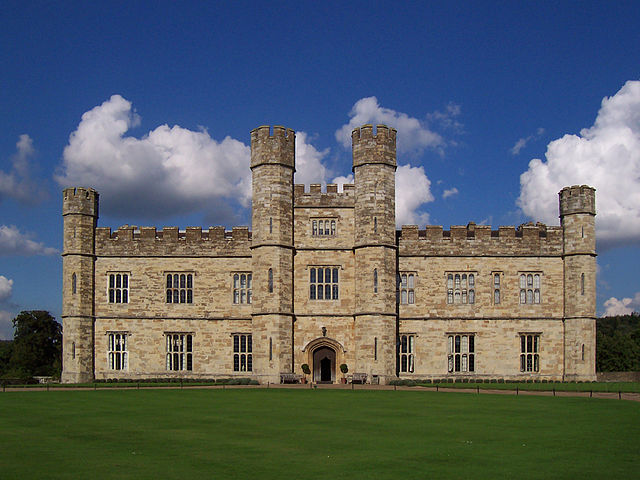
#> input picture ICE-7_data/001.jpg, 640 x 480 px, found by its file name
$ jupyter execute ICE_10.ipynb
#> lines starting #> are read from the running program, lines starting #| are printed output that depends on the picture
## ICE-10. Image Transforms
Please download the input image from the following link:<br>
https://drive.google.com/file/d/11WCiKcdtXhbhaOnS4Y1VZfZgSQG9zWVo/view?usp=share_link <br><br>

###**Fast Fourier Transform Tutorial**

The 2-dimensional Fast Fourier Transform should be computed first.

Move the zero-frequency component to the middle of the spectrum in step two.

Reverse Step 2 by moving the zero-frequency component back to its original position in Step 3.

Fourth step: Reverse
The 2-dimensional inverse Fast Fourier Transform should be calculated in step 1.

[cell 1]
import cv2
import numpy as np
import matplotlib.pyplot as p
from math import sqrt,exp

p.figure(figsize=(6.4*5, 4.8*5), constrained_layout=False)

img = cv2.imread("001.jpg", 0)
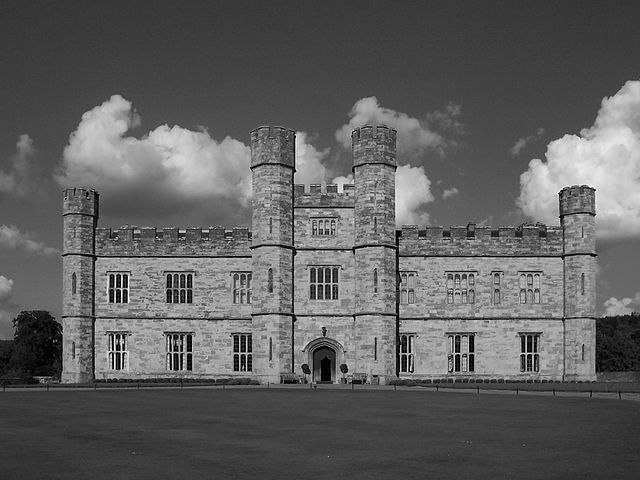
#> img: shape (480, 640); min 0, max 255, mean 94.9
p.subplot(151), p.imshow(img, "gray"), p.title("Original Image")

original = np.fft.fft2(img)
p.subplot(152), p.imshow(np.log(1+np.abs(original)), "gray"), p.title("Spectrum")

center = np.fft.fftshift(original)
p.subplot(153), p.imshow(np.log(1+np.abs(center)), "gray"), p.title("Centered Spectrum")

inv_center = np.fft.ifftshift(center)
p.subplot(154), p.imshow(np.log(1+np.abs(inv_center)), "gray"), p.title("Decentralized")

processed_img = np.fft.ifft2(inv_center)
p.subplot(155), p.imshow(np.abs(processed_img), "gray"), p.title("Processed Image")

p.show()
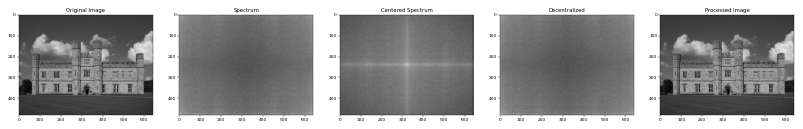
#> figure drawn by matplotlib, 5 panels

[cell 2]
def distance(point1,point2):
    return sqrt((point1[0]-point2[0])**2 + (point1[1]-point2[1])**2)

def idealFilterLP(D0,imgShape):
#> called with D0 = 20, imgShape = (480, 640)
    base = np.zeros(imgShape[:2])
    rows, cols = imgShape[:2]
    center = (rows/2,cols/2)
    for x in range(cols):
        for y in range(rows):
            if distance((y,x),center) < D0:
                base[y,x] = 1
    return base

def idealFilterHP(D0,imgShape):
#> called with D0 = 20, imgShape = (480, 640)
    base = np.ones(imgShape[:2])
    rows, cols = imgShape[:2]
    center = (rows/2,cols/2)
    for x in range(cols):
        for y in range(rows):
            if distance((y,x),center) < D0:
                base[y,x] = 0
    return base

# Question 1

### What is Fourier Transform ?

### What is Fast Fourier Transform ?

### What is difference between Fast Fourier Transform and Fourier Transform ?

### Which is better FT or FFT ? If so why ?

## Answer Here

**Answer** : Using the Fourier Transform, a waveform can be reduced into a new representation that is comprised of sine and cosine functions with varying frequencies. The Fourier Transform shows that any waveform may be expressed as the sum of sinusoidals.

**Answer** : Through this technique, a signal's separate spectral components are broken down, and frequency information about the signal is also provided. FFTs are used for quality control, defect identification, and machine or system condition monitoring.

**Answer** : Functions that depend on frequency or amplitude are distinguished from those that depend on time or space using a Fourier Transform (FT). where as a certain DFT algorithm is known as FFT (FFT).

**Answer** : The Fast Fourier Transform (FFT) and the Fourier Transform (FT) vary primarily in that the FFT uses a discrete input while the FT uses a continuous input. Using DFT, a sequence (a discrete signal) is dissected into its constituent frequencies. This discrete time-domain signal can be transformed into a frequency-domain using the FFT method. As FFT uses discrete inputs it is more efficient than that of FT.

## Task 1

### By using above function please plot these filters with proper labels

- Ideal low Pass Filter
- Ideal High Pass Filter

[cell 3]
#code here
from scipy import fftpack

img = cv2.imread("001.jpg", 0)
p.figure(figsize=(6.4*5, 4.8*5), constrained_layout=False)
p.subplot(131), p.imshow(img, "gray"), p.title("Original Image")
#convert image to numpy array
image1_np=np.array(img)

# Low Pass filter
p.subplot(132), p.imshow(np.abs(idealFilterLP(20,img.shape)), "gray"), p.title(" Ideal Low Pass Filter")

# High pass Filter
p.subplot(133), p.imshow(np.abs(idealFilterHP(20,img.shape)), "gray"), p.title("Ideal High Pass Filter")
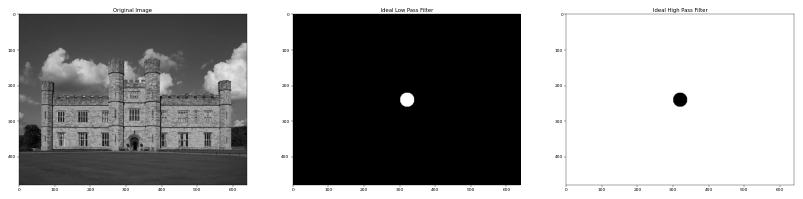
#> figure drawn by matplotlib, 3 panels

## Task 2

### Just like above function of ideal filter , Write functions for the following filters

- Butterworth low Pass Filter
- Butterworth High Pass Filter
- Gaussian low pass Filter
- Gaussian High pass Filter

[cell 4]
f = cv2.imread('001.jpg',0)

p.figure(figsize=(6.4*5, 4.8*5), constrained_layout=False)
p.subplot(131), p.imshow(f, "gray"), p.title("Original Image")

# Butterwort Low Pass Filter
def ButterWorthLP(D0,f,order):
#> called with D0 = 10, order = 10
  M,N = f.shape
#> M = 480; N = 640
  H = np.zeros((M,N), dtype=np.float32)
  for u in range(M):
    for v in range(N):
      D = np.sqrt((u-M/2)**2 + (v-N/2)**2)
      H[u,v] = 1 / (1 + (D/D0)**order)
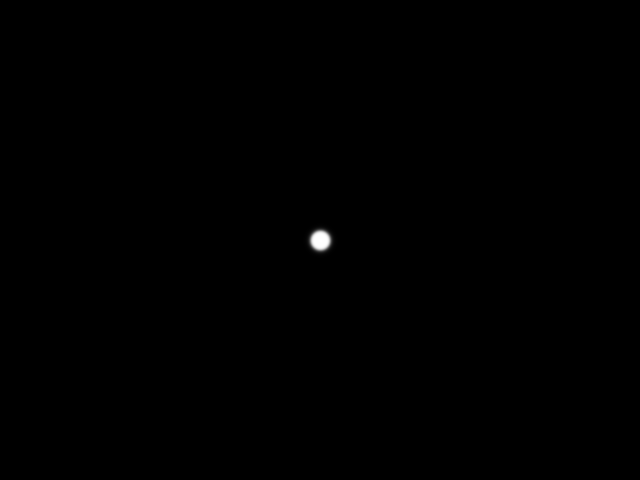
#> H: shape (480, 640) float32; min 9.54e-17, max 1, mean 0.00109
  return H

L = ButterWorthLP(10,f,10)
p.subplot(132), p.imshow(L, "gray"), p.title("Butterworth LP Filter output")
def ButterWorthHP(D0,f,order):
#> called with D0 = 10, order = 1
  M,N = f.shape
#> M = 480; N = 640
  HPF = np.zeros((M,N), dtype=np.float32)
  for u in range(M):
    for v in range(N):
      D = np.sqrt((u-M/2)**2 + (v-N/2)**2)
      HPF[u,v] = 1 / (1 + (D0/D)**order)
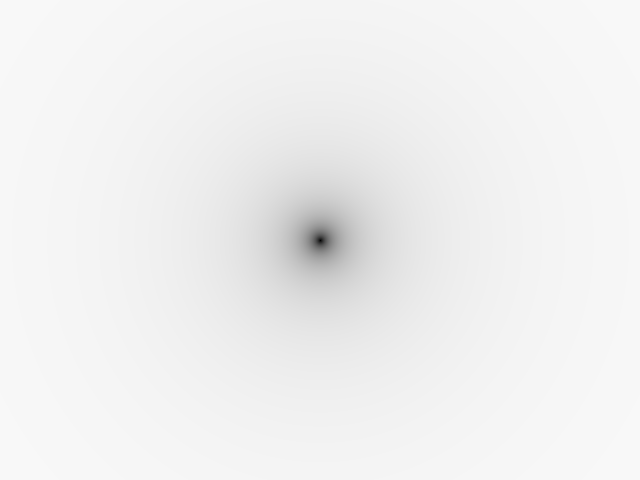
#> HPF: shape (480, 640) float32; min 0, max 0.976, mean 0.944
  return HPF

H = ButterWorthHP(10,f,1)
p.subplot(133), p.imshow(H, "gray"), p.title("Butterworth HPF Output")

[cell 5]
f = cv2.imread('001.jpg',0)

p.figure(figsize=(6.4*5, 4.8*5), constrained_layout=False)
p.subplot(131), p.imshow(f, "gray"), p.title("Original Image")

# Gaussian Low Pass Filter
def GaussianLP(D0,f):
#> called with D0 = 10
  M,N = f.shape
#> M = 480; N = 640
  H = np.zeros((M,N), dtype=np.float32)
  for u in range(M):
    for v in range(N):
      D = np.sqrt((u-M/2)**2 + (v-N/2)**2)
      H[u,v] = np.exp(-D**2/(2*D0*D0))
  return H

L = GaussianLP(10,f)
p.subplot(132), p.imshow(L, "gray"), p.title("Gaussian LPF Output")
def GaussianHP(D0,f):
#> called with D0 = 10
  HPF = 1 - GaussianLP(D0,f)
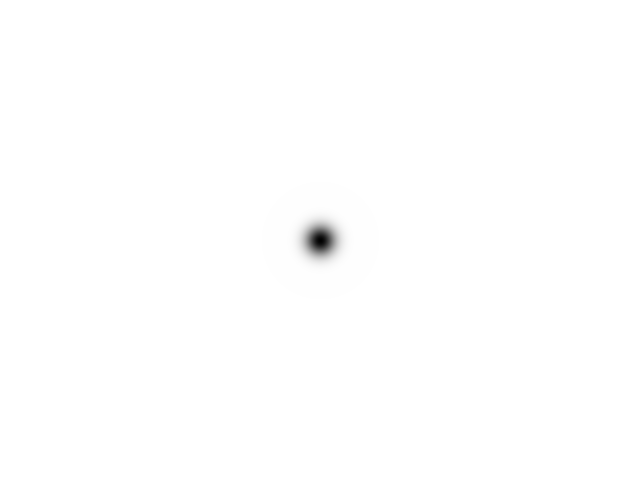
#> HPF: shape (480, 640) float32; min 0, max 1, mean 0.998
  return HPF

H = GaussianHP(10,f)
p.subplot(133), p.imshow(H, "gray"), p.title("Gaussian HPF Output")

## Task 3

### By using task 2 functions please plot these filters with proper labels

- Butterworth low Pass Filter for n = 5
- Butterworth High Pass Filter for n = 5
- Butterworth low Pass Filter for n = 20
- Butterworth High Pass Filter for n = 20
- Gaussian Low Pass Filter
- Gaussian High Pass Filter

[cell 6]
# code here
f = cv2.imread('001.jpg',0)

p.figure(figsize=(6.4*5, 4.8*5), constrained_layout=False)
p.subplot(171), p.imshow(f, "gray"), p.title("Original Image")

# Butterworth Low Pass Filter n=5
BL = ButterWorthLP(10,f,5)
p.subplot(172), p.imshow(BL, "gray"), p.title("Butterworth Low Pass Filter n=5")

# Butterworth High Pass Filter n=5
BH = ButterWorthHP(10,f,5)
p.subplot(173), p.imshow(BH, "gray"), p.title("Butterworth High Pass Filter n=5")

# Butterworth Low Pass Filter n=20
BL1 = ButterWorthLP(10,f,20)
p.subplot(174), p.imshow(BL1, "gray"), p.title("Butterworth Low Pass Filter n=20")

# Butterworth High Pass Filter n=20
BH1 = ButterWorthHP(10,f,20)
p.subplot(175), p.imshow(BH1, "gray"), p.title("Butterworth High Pass Filter n=20")

# Gaussian Low Pass Filter
GL = GaussianLP(10,f)

# Gaussian High Pass Filter
GH = GaussianHP(10,f)

p.subplot(176), p.imshow(GH, "gray"), p.title("Gaussian HPF Output")
p.subplot(177), p.imshow(GL, "gray"), p.title("Gaussian LP Filter output")

# Question 2

### What is Low pass Filter ?
### Applications of low pass filter ?
### What is high pass Filter ?
### Applications of high pass filter ?

## Answer Here

Answer 1.
It helps in only passing the frequencies which are below the given frequencies. It helps in stopping all the frequencies which are more than the frequiencies specified .

Answer 2.
The Low pass filters are used in noice cancellation devices , headphones , amplifiers.

Answer 3.
High pass filters are the filters which only allow the frequency ranges which are above a certain limit that is specified , any frequency which is below the frequency is truncated.

Answer 4.
Applications  of HPF are they are used in audio recorders whic allow only high frequencies to pass, in audio speakers and some noice cancelling devices which allow only high frequencies to be heard.

[cell 7]
# Tutorial
img = cv2.imread("001.jpg", 0)
original = np.fft.fft2(img)
center = np.fft.fftshift(original)

p.figure(figsize=(6.4*5, 4.8*5), constrained_layout=False)

p.subplot(151), p.imshow(np.log(1+np.abs(center)), "gray"), p.title("Spectrum")

LowPass = idealFilterLP(50,img.shape)
p.subplot(152), p.imshow(np.abs(LowPass), "gray"), p.title("Low Pass Filter")

LowPassCenter = center * idealFilterLP(50,img.shape)
p.subplot(153), p.imshow(np.log(1+np.abs(LowPassCenter)), "gray"), p.title("Centered Spectrum multiply Low Pass Filter")

LowPass = np.fft.ifftshift(LowPassCenter)
p.subplot(154), p.imshow(np.log(1+np.abs(LowPass)), "gray"), p.title("Decentralize")

inverse_LowPass = np.fft.ifft2(LowPass)
p.subplot(155), p.imshow(np.abs(inverse_LowPass), "gray"), p.title("Processed Image")

p.show()
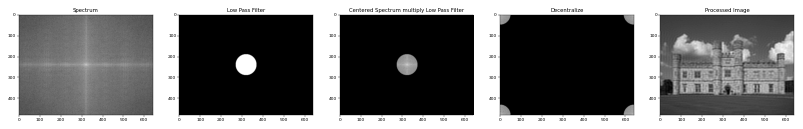
#> figure drawn by matplotlib, 5 panels
############
print("========================================================================================================================")
p.figure(figsize=(6.4*5, 4.8*5), constrained_layout=False)

p.subplot(151), p.imshow(np.log(1+np.abs(center)), "gray"), p.title("Spectrum")

HighPass = idealFilterHP(50,img.shape)
p.subplot(152), p.imshow(np.abs(HighPass), "gray"), p.title("High Pass Filter")

HighPassCenter = center * idealFilterHP(50,img.shape)
p.subplot(153), p.imshow(np.log(1+np.abs(HighPassCenter)), "gray"), p.title("Centered Spectrum multiply High Pass Filter")

HighPass = np.fft.ifftshift(HighPassCenter)
p.subplot(154), p.imshow(np.log(1+np.abs(HighPass)), "gray"), p.title("Decentralize")

inverse_HighPass = np.fft.ifft2(HighPass)
p.subplot(155), p.imshow(np.abs(inverse_HighPass), "gray"), p.title("Processed Image")

p.show()
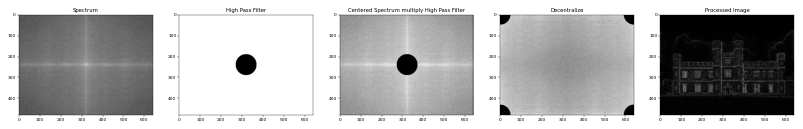
#> figure drawn by matplotlib, 5 panels

# **Question 3**

## In the task above what is the characteristics of low pass and high pass filter ?

- Explain how the behavoiur change from left image to right image in both the filters
- conclude what each kind of filter does here

## Answer here
Here thye fftshift moves all the frequencies that are zero to the middle of the series and next it makes the half-spaces swap all over the axis in the first image. In the second image it shows us the the frequescies which are less than 50 are trimmed. In the third image both the lowpass filter output and the centralised output are multiplied and is been plotted. in the fourth image the filter is decentralised i.e all the zero frequencies that are zero are moved away from the center. Image 5 inverse fourier transforms the image and gives us the

## Task 4

### By using task 2 functions write code for High pass centered filters and plot these filters with proper labels

- Ideal High Pass
- Butterworth High Pass (n=15)
- Gaussian High Pass

[cell 8]
# code it here
f = cv2.imread('001.jpg',0)

p.figure(figsize=(6.4*5, 4.8*5), constrained_layout=False)
p.subplot(141), p.imshow(f, "gray"), p.title("Original Image")

# transform image into freq. domain and shifted
F = np.fft.fft2(f)
Fshift = np.fft.fftshift(F)

# Ideal High Pass Filter
IH = idealFilterHP(10, f.shape)

Gshift = Fshift * IH
# G = np.fft.ifftshift(Gshift)
g = np.abs(np.fft.ifft2(Gshift))
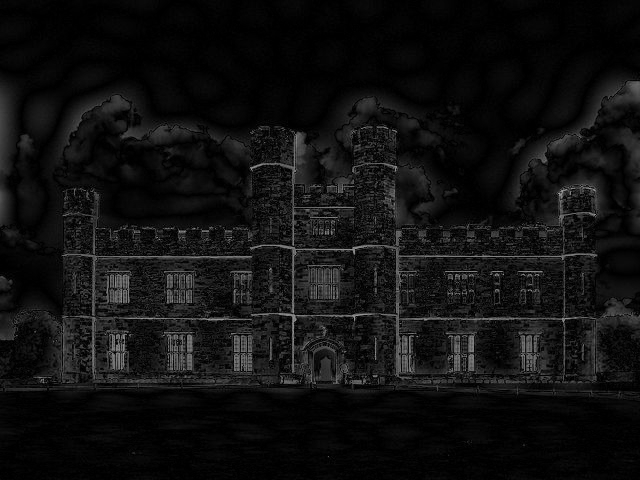
#> g: shape (480, 640) float64; min 5.03e-05, max 160.6, mean 16.6
p.subplot(142), p.imshow(g, "gray"), p.title("Ideal High Pass centered Filter")

# Butterworth High Pass Filter n=15
BH = ButterWorthHP(10,f,15)

Gshift = Fshift * BH
g = np.abs(np.fft.ifft2(Gshift))
p.subplot(143), p.imshow(g, "gray"), p.title("Butterworth High Pass centered Filter n=15")

# Gaussian High Pass Filter
GH = GaussianHP(10,f)


# frequency domain image filters
Gshift = Fshift * GH
gh = np.abs(np.fft.ifft2(Gshift))

p.subplot(144), p.imshow(gh, "gray"), p.title("Gaussian HPF centered Output")
